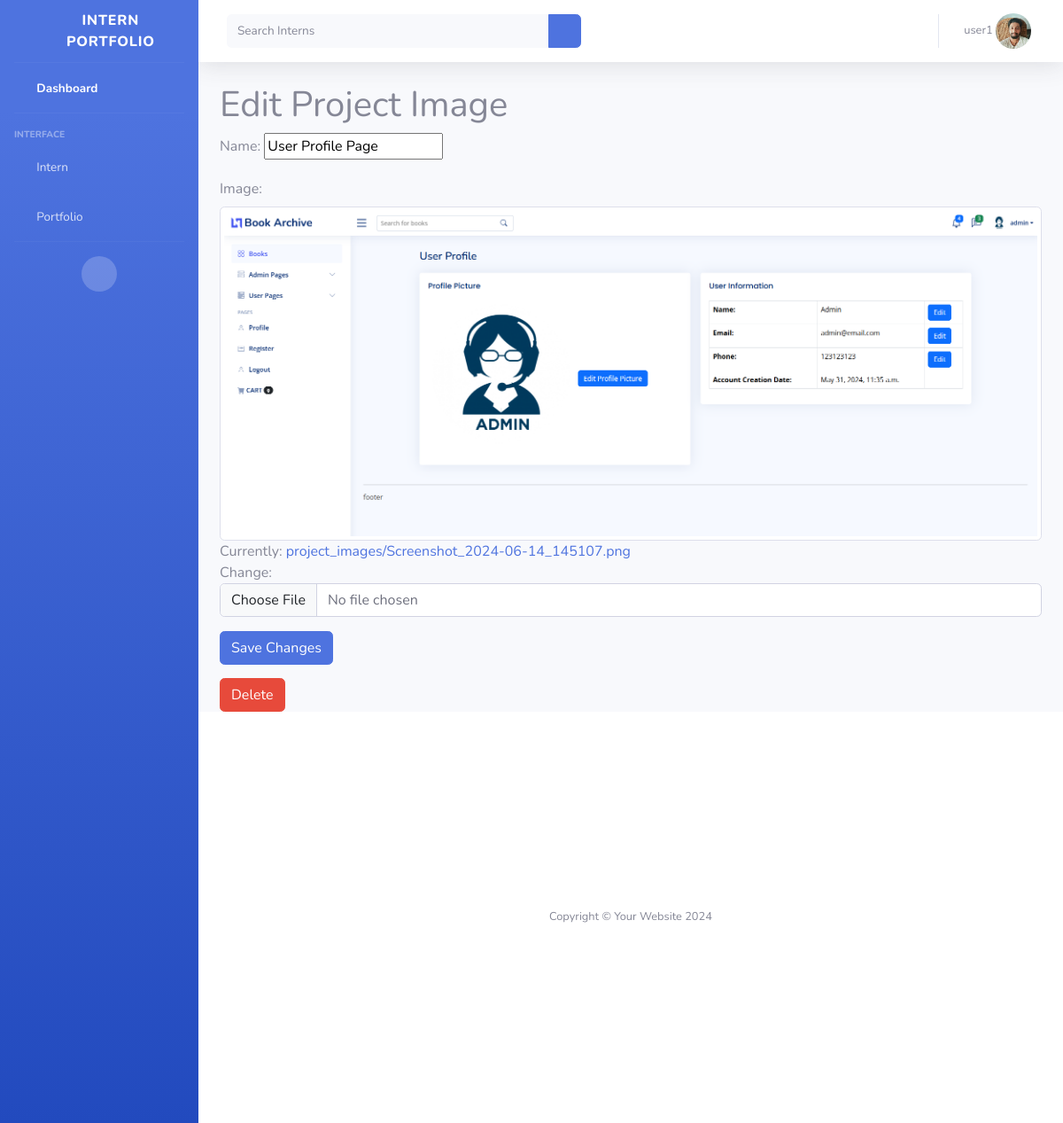
The app's page /projects/1/edit_image/1/ (signed in) with its own data.
### profiles/models.py (models this page shows, shortened)
class UserProfile(models.Model):
    user = models.OneToOneField(User, on_delete=models.CASCADE)
    name = models.CharField(max_length=200)
    email = models.EmailField(max_length=200, null=True, unique=True)
    phone = models.CharField(max_length=15, null=True)
    profile_pic = models.ImageField(null=True, blank=True)

class ProjectImage(models.Model):
    project = models.ForeignKey(Project, related_name='images', on_delete=models.CASCADE)
    name = models.CharField(max_length=200, blank=True)
    image = models.ImageField(upload_to='project_images/')

### profiles/views.py (the view)
# urls.py: path('projects/<int:id>/edit_image/<int:image_id>/', edit_project_image_view, name='edit_project_image'),
@login_required(login_url='login')
def edit_project_image_view(request, id, image_id):
    project = get_object_or_404(Project, id=id)
    project_image = get_object_or_404(ProjectImage, id=image_id, project=project)
    if request.method == 'POST':
        form = ProjectImageForm(request.POST, request.FILES, instance=project_image)
        if form.is_valid():
            form.save()
            return redirect('project_detail', id=project.id)
    else:
        form = ProjectImageForm(instance=project_image)
    context = {
        'form': form,
        'project': project,
        'image': project_image
    }
    return render(request, 'Project/edit_project_image.html', context)

### profiles/forms.py
class ProjectImageForm(forms.ModelForm):
    class Meta:
        model = ProjectImage
        fields = ['name', 'image']
        widgets = {
            'image': forms.ClearableFileInput(attrs={'class': 'form-control'}),
        }

### profiles/context_processor.py (called while the page is built)
def is_admin(request):
    is_admin = False
    if request.user.is_authenticated and request.user.groups.filter(name='Admin').exists():
        is_admin = True
    return {'is_admin':is_admin}

def is_intern(request):
    is_intern = False
    if request.user.is_authenticated and request.user.groups.filter(name='Intern').exists():
        is_intern = True
    return {'is_intern':is_intern}

### templates/Project/edit_project_image.html (shortened to what this page needs)
{% extends 'base.html' %}
{% block content %}
<div class="container">
    <h1>Edit Project Image</h1>
    <form method="post" enctype="multipart/form-data">
        <div class="form-group">
            <label for="{{ form.name.id_for_label }}">Name:</label>
            {{ form.name }}
        </div>
        <div class="form-group">
            <label for="{{ form.image.id_for_label }}">Image:</label>
            {% if form.instance.image %}
            <img src="{{ form.instance.image.url }}" alt="Current Project Image" class="img-thumbnail">
            {% endif %}
            {{ form.image }}
        </div>
        <button type="submit" class="btn btn-primary">Save Changes</button>
    </form>
    <form method="post" action="{% url 'delete_project_image' project.id image.id %}" style="margin-top: 15px;">
        <button type="submit" class="btn btn-danger">Delete</button>
    </form>
</div>
{% endblock %}

### templates/base.html (shortened to what this page needs)
<!DOCTYPE html>
{% load static %}
<html lang="en">
<head>
    <link href="https://cdn.jsdelivr.net/npm/bootstrap@5.3.3/dist/css/bootstrap.min.css" rel="stylesheet">
    <link href="{% static 'vendor/fontawesome-free/css/all.min.css' %}" rel="stylesheet" type="text/css">
    <link href="{% static 'css/sb-admin-2.min.css' %}" rel="stylesheet">
</head>
</html>
<body id="page-top">
    <div id="wrapper">
        <ul class="navbar-nav bg-gradient-primary sidebar sidebar-dark accordion" id="accordionSidebar">
            <a class="sidebar-brand d-flex align-items-center justify-content-center" href="{% url 'dash' %}">
                <div class="sidebar-brand-icon rotate-n-15">
                    <i class="fas fa-laugh-wink"></i>
                </div>
                <div class="sidebar-brand-text mx-3">Intern Portfolio</div>
            </a>
            <hr class="sidebar-divider my-0">
            <li class="nav-item active">
                <a class="nav-link" href="{% url 'dash' %}">
                    <i class="fas fa-fw fa-tachometer-alt"></i>
                    <span>Dashboard</span></a>
            </li>
            {% if is_admin or is_intern %}
            <hr class="sidebar-divider">
            <div class="sidebar-heading">
                Interface
            </div>
            <li class="nav-item">
                <a class="nav-link collapsed" href="#" data-toggle="collapse" data-target="#collapseTwo"
                    aria-expanded="true" aria-controls="collapseTwo">
                    <i class="fas fa-fw fa-cog"></i>
                    <span>Intern </span>
                </a>
            </li>
            <li class="nav-item">
                <a class="nav-link collapsed" href="#" data-toggle="collapse" data-target="#collapseUtilities"
                    aria-expanded="true" aria-controls="collapseUtilities">
                    <i class="fas fa-fw fa-wrench"></i>
                    <span>Portfolio</span>
                </a>
            </li>
            <hr class="sidebar-divider d-none d-md-block">
            <div class="text-center d-none d-md-inline">
                <button class="rounded-circle border-0" id="sidebarToggle"></button>
            </div>
            {% endif %}
        </ul>
        <div id="content-wrapper" class="d-flex flex-column">
            <div id="content">
                <nav class="navbar navbar-expand navbar-light bg-white topbar mb-4 static-top shadow">
                    <form action="{% url 'search' %}" method="get"
                        class="d-none d-sm-inline-block form-inline mr-auto ml-md-3 my-2 my-md-0 mw-100 navbar-search">
                        <div class="input-group">
                            <input type="text" name="q" class="form-control bg-light border-0 small" placeholder="Search Interns"
                                aria-label="Search" aria-describedby="basic-addon2">
                            <div class="input-group-append">
                                <button class="btn btn-primary" type="submit">
                                    <i class="fas fa-search fa-sm"></i>
                                </button>
                            </div>
                        </div>
                    </form>
                    <ul class="navbar-nav ml-auto">
                        <li class="nav-item dropdown no-arrow">
                            <a class="nav-link dropdown-toggle" href="#" id="userDropdown" role="button"
                                data-toggle="dropdown" aria-haspopup="true" aria-expanded="false">
                                <span class="mr-2 d-none d-lg-inline text-gray-600 small">{{request.user}}
                                    {% if request.user.userprofile.profile_pic %}
                                    <img class="image-profile rounded-circle" src="{{ request.user.userprofile.profile_pic.url }}" alt="Profile" >
                                    {% else %}
                                    <img class="image-profile rounded-circle" src="{% static 'img/profile-img-lh.jpg' %}" alt="Profile" >
                                    {% endif %}
                                </span>
                            </a>
                        </li>
                    </ul>
                </nav>
                {% block content %}
            {% endblock %}
            <footer class="sticky-footer bg-white">
                <div class="container my-auto">
                    <div class="copyright text-center my-auto">
                        <span>Copyright &copy; Your Website 2024</span>
                    </div>
                </div>
            </footer>
        </div>
    </div>
</body>
</html>

### templates/base.html (style rules this page uses)
.image-profile { width: 40px; height: 40px; object-fit: cover; }
.container { display: flex; flex-direction: column; min-height: 50vh; }

### records on screen
ProjectImage: name "User Profile Page", instance.image (picture)

### other values on screen
{{ request.user }} "user1"
